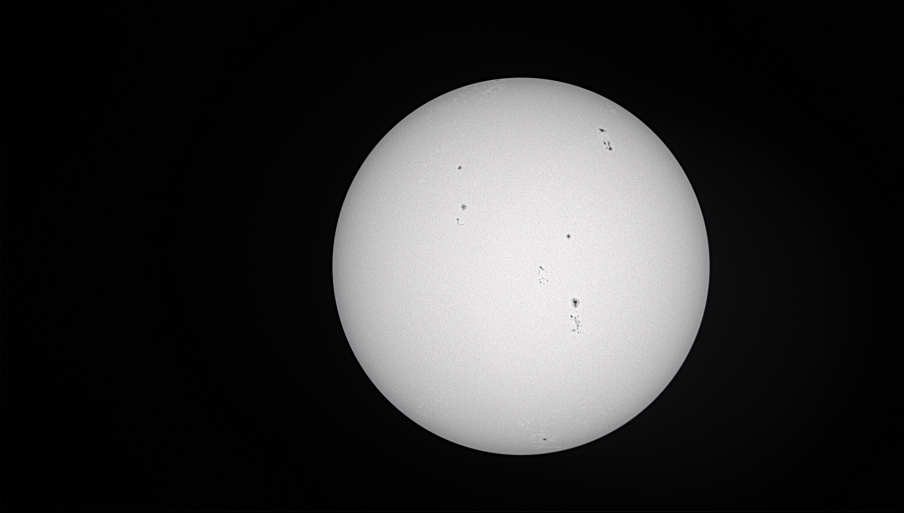
#> input picture sun_rotate/2022_12_15.jpg, 2712 x 1538 px (shown at 1/3 size)
$ python main.py
#> lines starting #> are read from the running program, lines starting #| are printed output that depends on the picture; after the words box and inside, x2 and y2 are one past the last pixel; in counts of white or black regions, pixels touching at a corner belong together
#> in read_imgs, img is the input picture: shape (1538, 2712, 3); mean B, G, R 51.1, 50.9, 51.1
#> in read_imgs, `img = img[ clip_range : img.shape[0] - clip_range, clip_range : img.sh..`:
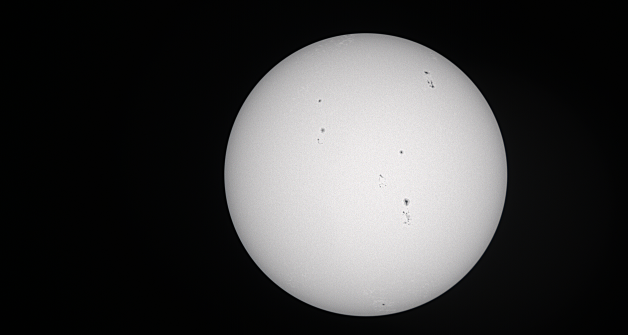
#> img: shape (1338, 2512, 3) (shown at 1/4 size); mean B, G, R 63, 62.7, 63
### utils.py
import numpy as np
import cv2
import sun_data


def read_imgs(paths: str, clip_range: int = 100) -> list:
    imgs: list[np.ndarray] = []
    for path in paths:
        img: np.ndarray = cv2.imread(path)

        if clip_range != 0:
            img = img[
                clip_range : img.shape[0] - clip_range,
                clip_range : img.shape[1] - clip_range,
            ]

        imgs.append(img)
#> pass 2 of the loop in read_imgs, `for path in paths:`:
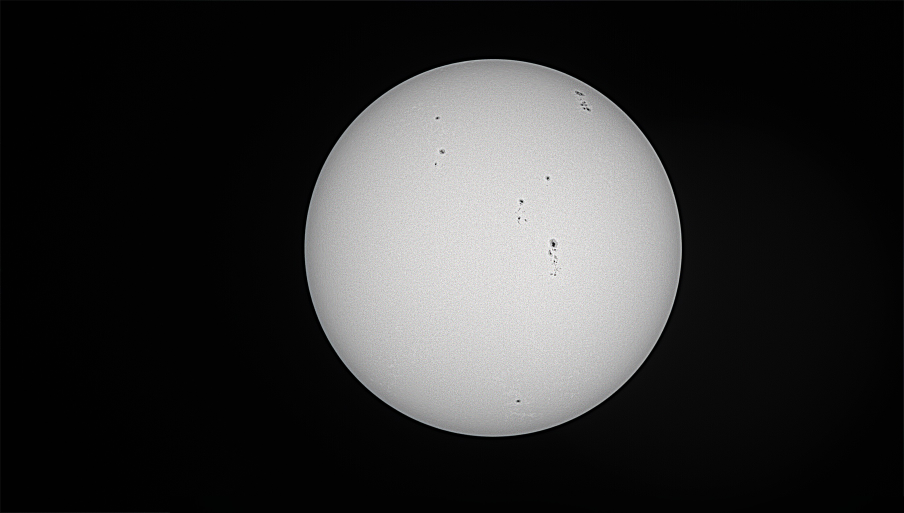
#> input picture sun_rotate/2022_12_16.jpg, 2712 x 1538 px (shown at 1/3 size)
#> in read_imgs, img is the input picture: shape (1538, 2712, 3); mean B, G, R 48.9, 48.9, 49
#> in read_imgs, `img = img[ clip_range : img.shape[0] - clip_range, clip_range : img.sh..`:
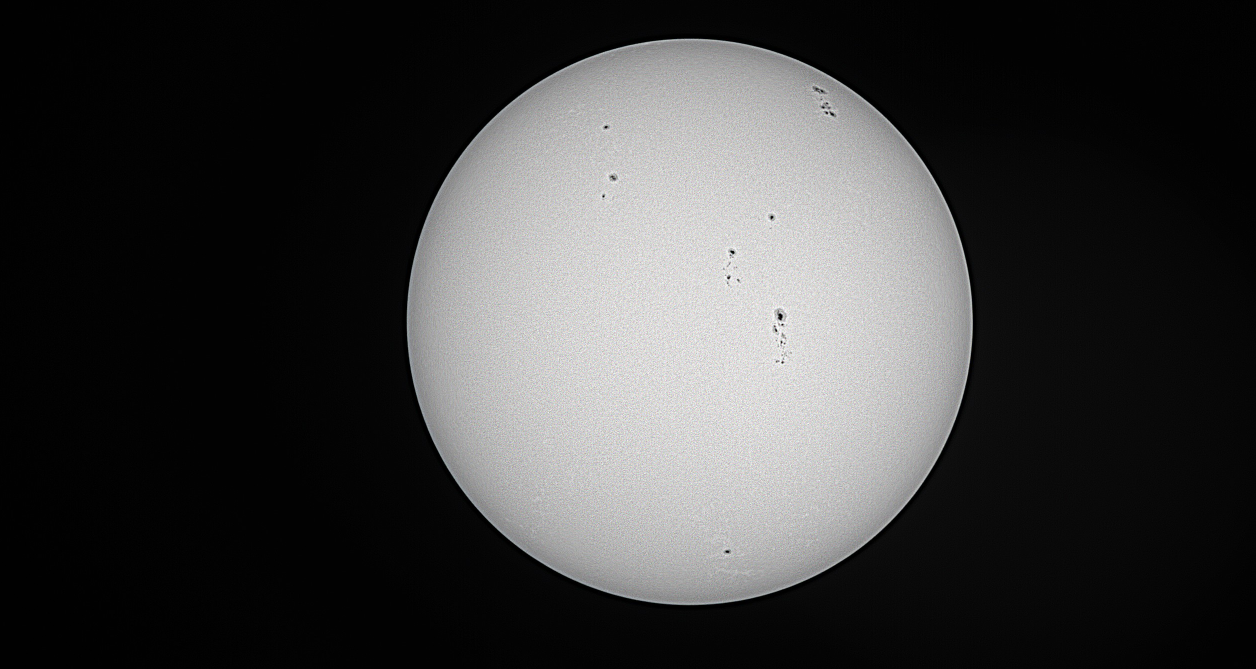
#> img: shape (1338, 2512, 3) (shown at 1/2 size); mean B, G, R 60.1, 60.2, 60.3

    return imgs


def imgs_binarization(imgs: list) -> list:
    imgs_bin: list[np.ndarray] = []
    for img in imgs:
        img_gray: np.ndarray = cv2.cvtColor(img, cv2.COLOR_BGR2GRAY)

        img_bin: np.ndarray = cv2.adaptiveThreshold(
            img_gray,
            255,
            cv2.ADAPTIVE_THRESH_GAUSSIAN_C,
            cv2.THRESH_BINARY,
            51,
            20,
        )

        img_bin = cv2.medianBlur(img_bin, 5)

        imgs_bin.append(img_bin)

    return imgs_bin


def clip_imgs(
    color_imgs: list, bin_imgs: list, size: tuple = (1000, 1000)
) -> tuple:

    cliped_color_imgs: list[np.ndarray] = []
    cliped_bin_imgs: list[np.ndarray] = []

    for imgc, imgb in zip(color_imgs, bin_imgs):
        contours, _ = cv2.findContours(
            ~imgb, cv2.RETR_EXTERNAL, cv2.CHAIN_APPROX_NONE
        )
        x_list: list[int] = []
        y_list: list[int] = []
        for pos in contours[0]:
            x_list.append(pos[0][0])
            y_list.append(pos[0][1])
        upper: int = min(y_list)
        lower: int = max(y_list)
        left: int = min(x_list)
        right: int = max(x_list)

        img_clip: np.ndarray = imgc[upper:lower, left:right]
        img_clip = cv2.resize(img_clip, dsize=size)
        cliped_color_imgs.append(img_clip)

        img_bin_clip: np.ndarray = imgb[upper:lower, left:right]
        img_bin_clip = cv2.resize(img_bin_clip, dsize=size)
        cliped_bin_imgs.append(img_bin_clip)

    return (cliped_color_imgs, cliped_bin_imgs)


def make_annotation(
    contour: list, size: tuple = (1000, 1000)
) -> sun_data.Sunspot:
    x: list(int) = []
    y: list(int) = []
    for pos in contour:
        x.append(pos[0][0])
        y.append(pos[0][1])

    center_x: float = (sum(x) / len(contour)) / size[0]
    center_y: float = (sum(y) / len(contour)) / size[1]
    width: float = (max(x) - min(x)) / size[0]
    height: float = (max(y) - min(y)) / size[1]

    return sun_data.Sunspot(center_x, center_y, width, height)


def detect_sunspots(bin_img: np.ndarray) -> list:
    contours, hierarchy = cv2.findContours(
        bin_img, cv2.RETR_CCOMP, cv2.CHAIN_APPROX_NONE
    )

    sunspots: list = []
    for contour, h in zip(contours, hierarchy[0]):
        if h[3] != -1:
            sunspots.append(contour)

    sunspots_annotation: list[sun_data.Sunspot] = []
    for sunspot in sunspots:
        sunspots_annotation.append(make_annotation(sunspot))

    return sunspots_annotation

### sun_data.py
import copy
import numpy as np
import cv2


class Sunspot:
    def __init__(self, x, y, w, h) -> None:
        self.x: float = x
        self.y: float = y
        self.w: float = w
        self.h: float = h

        self.upperleft: tuple(int, int) = (int(x - w / 2), int(y - h / 2))
        self.lowerright: tuple(int, int) = (int(x + w / 2), int(y + h / 2))

        self.lat: float = None

    def GetPoint(self) -> tuple:
        return (self.x, self.y)

    def GetArea(self) -> tuple:
        return (self.w, self.h)

    def GetUpperLeft(self) -> tuple:
        return self.upperleft

    def GetLowerRight(self) -> tuple:
        return self.lowerright

    def SetLatitudeRad(self, lat) -> None:
        self.lat = lat

    def GetLatitudeRad(self) -> float:
        return self.lat


class Sun:
    def __init__(
        self,
        color_img: np.ndarray,
        bin_img: np.ndarray,
        size: tuple = (1000, 1000),
    ) -> None:
        self.color_img: np.ndarray = color_img
        self.bin_img: np.ndarray = bin_img
        self.size: tuple(int, int) = size
        self.sunspots: list[Sunspot] = []
        self.sunspots_norm: list[Sunspot] = []
        self.drawn_sunspots_img: np.ndarray = color_img.copy()

    def GetColorImage(self) -> np.ndarray:
        return self.color_img

    def GetBinaryImage(self) -> np.ndarray:
        return self.bin_img

    def SetSunspots(self, sunspots_norm: list) -> None:
        self.sunspots_norm += sunspots_norm
        for sunspot_norm in sunspots_norm:
            p: tuple(float, float) = sunspot_norm.GetPoint()
            s: tuple(float, float) = sunspot_norm.GetArea()
            sunspot: Sunspot = Sunspot(
                p[0] * self.size[0],
                p[1] * self.size[1],
                s[0] * self.size[0],
                s[1] * self.size[1],
            )
            self.sunspots.append(sunspot)

    def GetSunspots(self) -> list[Sunspot]:
        return self.sunspots

    def GetSunspotsNorm(self) -> list[Sunspot]:
        return self.sunspots_norm

    def DrawSunspotImage(self, index: int, color: tuple) -> None:
        self.drawn_sunspots_img = cv2.rectangle(
            self.drawn_sunspots_img,
            self.sunspots[index].GetUpperLeft(),
            self.sunspots[index].GetLowerRight(),
            color,
            2,
        )

    # [9 lines left out: function DrawSunspotsImage, not called in this run]

    def GetDrawnSunpotsImage(self) -> np.ndarray:
        return self.drawn_sunspots_img

    def GetImageSize(self) -> tuple:
        return self.size

    def SetSunspotLatitudeRadian(self, index, lad) -> None:
        self.sunspots[index].SetLatitudeRad(lad)
        self.sunspots_norm[index].SetLatitudeRad(lad)

    def GetSunspotLatitudeRadian(self, index) -> float:
        return self.sunspots[index].GetLatitudeRad()


class SunspotsCluster:
    def __init__(self, img: np.ndarray, point: tuple, size=(20, 20)) -> None:
        self.img: np.ndarray = cv2.resize(img, size)
        self.point: tuple(float, float) = point

    def GetImage(self) -> np.ndarray:
        return self.img

    def GetPoint(self) -> tuple:
        return self.point

    def GetPointInteger(self) -> tuple:
        return (int(self.point[0]), int(self.point[1]))

### main.py
import cv2
import numpy as np
import math
import sun_data
import utils
from sklearn.cluster import DBSCAN


def calc_mse(img1: np.ndarray, img2: np.ndarray) -> float:
    error: float = np.sum((img1.astype(float) - img2.astype(float)) ** 2)
    mse: float = error / (float(img1.shape[0] * img1.shape[1]))
    return mse


def make_sun(color_img: np.ndarray, bin_img: np.ndarray) -> sun_data.Sun:
    sun: sun_data.Sun = sun_data.Sun(color_img, bin_img)
    sunspots: list = utils.detect_sunspots(bin_img)
    sun.SetSunspots(sunspots)
    return sun


def main():
    # 画像の読み込み
    img_paths: list[str] = [
        "sun_rotate/2022_12_15.jpg",
        "sun_rotate/2022_12_16.jpg",
    ]
    imgs: list[np.ndarray] = utils.read_imgs(img_paths)
#> imgs = 2 items

    # 二値化
    imgs_bin: list[np.ndarray] = utils.imgs_binarization(imgs)
#> the loop in imgs_binarization, `for img in imgs:` made 2 passes
#> pass 1, in imgs_binarization, `img_bin: np.ndarray = cv2.adaptiveThreshold( img_gray, 255, cv2.ADAPTI..`:
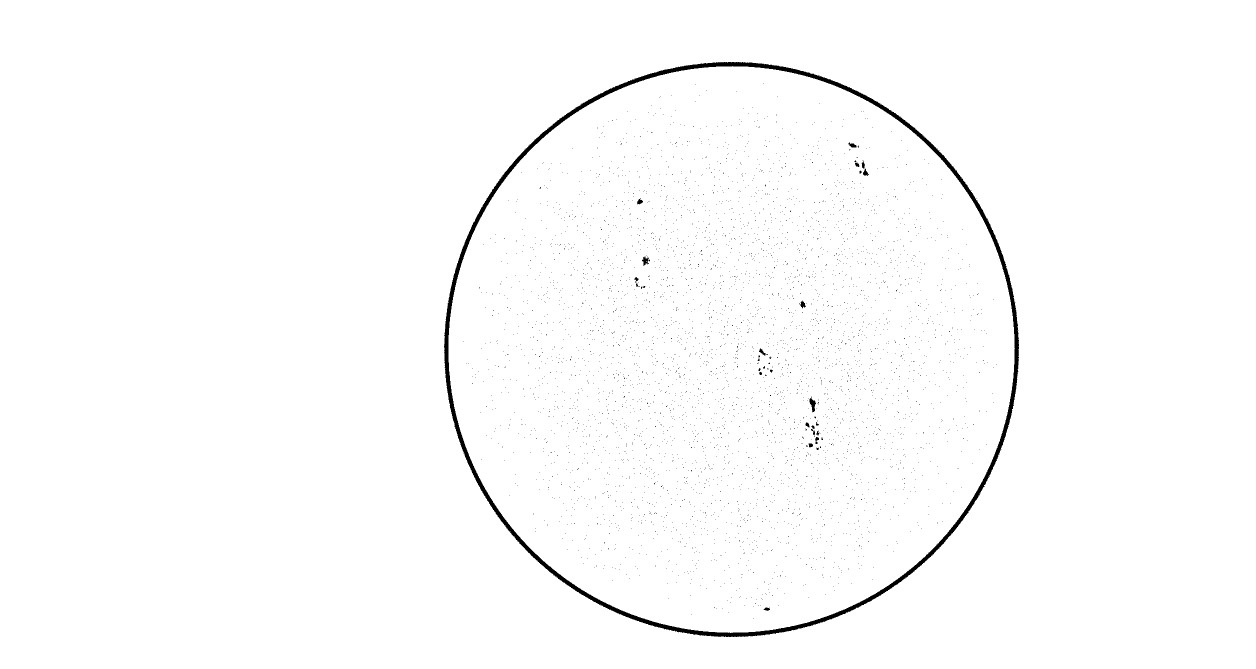
#> img_bin: shape (1338, 2512) (shown at 1/2 size); 98.9% white; 4432 black regions (4409 under 20 px), largest, box (x1, y1, x2, y2) and area: (888, 124, 2038, 1274) 29277, (1619, 796, 1632, 825) 202, (1284, 513, 1298, 531) 139
#> pass 2, in imgs_binarization, `img_gray: np.ndarray = cv2.cvtColor(img, cv2.COLOR_BGR2GRAY)`:
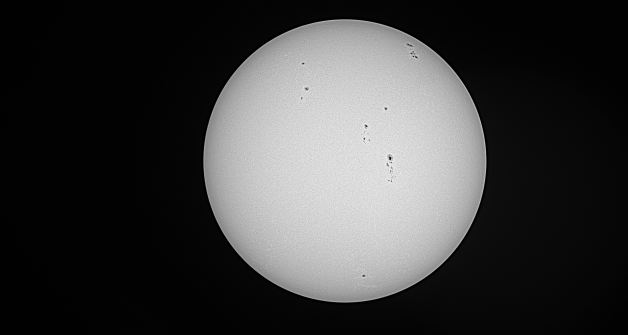
#> img_gray: shape (1338, 2512) (shown at 1/4 size); min 0, max 255, mean 60.2
#> imgs_bin = 2 items

    # 背景の黒い部分をトリミングして正方形にする
    (color_imgs, bin_imgs) = utils.clip_imgs(imgs, imgs_bin)
#> the loop in clip_imgs, `for imgc, imgb in zip(color_imgs, bin_imgs):` made 2 passes
#> (upper, lower, left, right) on passes 1 to 2: (124, 1273, 888, 2037), (68, 1219, 804, 1954)
#> pass 1, in clip_imgs, `img_bin_clip: np.ndarray = imgb[upper:lower, left:right]`:
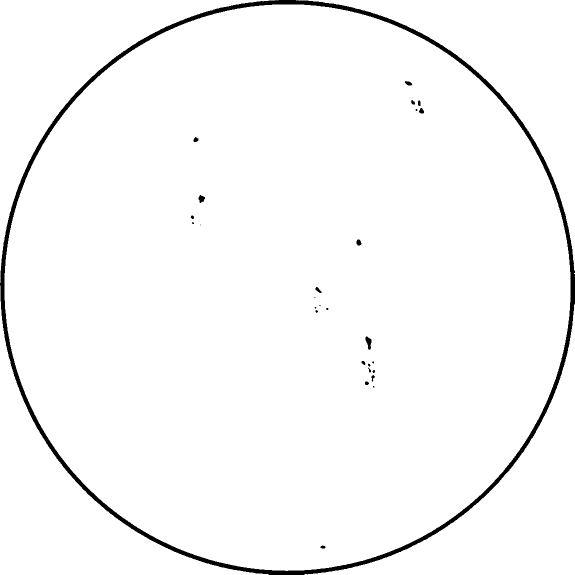
#> img_bin_clip: shape (1149, 1149) (shown at 1/2 size); 97.7% white; 28 black regions (10 under 20 px), largest, box (x1, y1, x2, y2) and area: (0, 0, 1149, 1149) 29231, (731, 673, 743, 700) 195, (397, 390, 410, 406) 135
#> color_imgs = 2 items; bin_imgs = 2 items

    # Sunクラスにまとめる
    suns: list[sun_data.Sun] = []
    for cimg, bimg in zip(color_imgs, bin_imgs):
        sun = make_sun(cimg, bimg)
        suns.append(sun)
#> this loop made 2 passes

    # クラスタリング
    clusters_list: list[list] = []
    for i, sun in enumerate(suns):
        sunspots: list[sun_data.Sunspot] = sun.GetSunspotsNorm()
        points: list[tuple] = []
        for sunspot in sunspots:
            points.append(sunspot.GetPoint())

        color: tuple = np.random.randint(0, 255, (200, 3))
        min_samples: int = 3
        eps: float = 0.2
        dbscan = DBSCAN(min_samples=min_samples, eps=eps)
        clusters: list = dbscan.fit_predict(points)
        clusters_list.append(clusters)

        for j, k in enumerate(clusters):
            sun.DrawSunspotImage(j, color[k].tolist())
#> this loop made 2 passes

    # クラスタリングした範囲を切り抜き
    clusters_sunspots: list[list[sun_data.SunspotsCluster]] = []
    for sun, clusters in zip(suns, clusters_list):
        sunspots: list[sun_data.Sunspot] = sun.GetSunspots()
        cluster_types: list = []
        for cluster in clusters:
            is_resisterd = False
            for i in cluster_types:
                if i == cluster:
                    is_resisterd = True
            if (not (is_resisterd)) and (cluster != -1):
                cluster_types.append(cluster)

        cluster_sunspots: list[sun_data.SunspotsCluster] = []
        for cluster_type in cluster_types:
            sunspots_cluster: list[sun_data.Sunspot] = []
            for sunspot, cluster in zip(sunspots, clusters):
                if cluster == cluster_type:
                    sunspots_cluster.append(sunspot)

            x_list: list[float] = []
            y_list: list[float] = []
            for sunspot in sunspots_cluster:
                point: tuple(float, float) = sunspot.GetPoint()
                area: tuple(float, float) = sunspot.GetArea()
                x_list.append(point[0] + area[0] / 2)
                x_list.append(point[0] - area[0] / 2)
                y_list.append(point[1] + area[1] / 2)
                y_list.append(point[1] - area[1] / 2)
            upper: float = int(min(y_list))
            lower: float = int(max(y_list))
            left: float = int(min(x_list))
            right: float = int(max(x_list))

            clip_cluster: np.ndarray = sun.GetBinaryImage().copy()
            clip_cluster: np.ndarray = clip_cluster[upper:lower, left:right]
            cluster_x: float = (right - left) / 2 + left
            cluster_y: float = (lower - upper) / 2 + upper
            cluster_sunspots.append(
                sun_data.SunspotsCluster(clip_cluster, (cluster_x, cluster_y))
            )

        clusters_sunspots.append(cluster_sunspots)
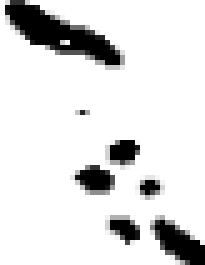
#> clip_cluster: shape (53, 41) (shown 5 times larger); min 0, max 255, mean 223.4

    # 翌日の画像の中から同じ黒点群を探す
    for i, cluster_areas in enumerate(clusters_sunspots[:-1]):
        sun_img: np.ndarray = suns[i].GetDrawnSunpotsImage().copy()
        sun_img_next: np.ndarray = suns[i + 1].GetDrawnSunpotsImage().copy()
        slopes_rad: list[float] = []
        for cluster_area in cluster_areas:
            mse_errors: list = []
            for next_cluster_area in clusters_sunspots[i + 1]:
                mse: float = calc_mse(
                    cluster_area.GetImage(), next_cluster_area.GetImage()
                )
                mse_errors.append(mse)
            minimum_index: int = np.argmin(mse_errors)
            """
            sun_img_next = cv2.line(
                sun_img_next,
                cluster_area.GetPointInteger(),
                clusters_sunspots[i + 1][minimum_index].GetPointInteger(),
                color=(0, 0, 255),
                thickness=2,
            )
            """
            vecter: tuple = np.array(
                clusters_sunspots[i + 1][minimum_index].GetPoint()
            ) - np.array(cluster_area.GetPoint())
            slope: float = np.arctan2(vecter[1], vecter[0])
            slopes_rad.append(slope)

        rad_rotate: float = np.median(slopes_rad)
        slope: float = math.tan(rad_rotate)

        w: int = sun_img.shape[1]
        h: int = sun_img.shape[0]
        p0: tuple(int, int) = (int(-h / 2 / slope + w / 2), 0)
        p1: tuple(int, int) = (
            int((h - h / 2) / slope + w / 2),
            sun_img.shape[1],
        )

        sun_img = cv2.line(sun_img, p0, p1, color=(0, 0, 255), thickness=2)
        sun_img_next = cv2.line(
            sun_img_next, p0, p1, color=(0, 0, 255), thickness=2
        )
#> this loop made 1 pass
#> pass 1, in main, `sun_img = cv2.line(sun_img, p0, p1, color=(0, 0, 255), thickness=2)`:
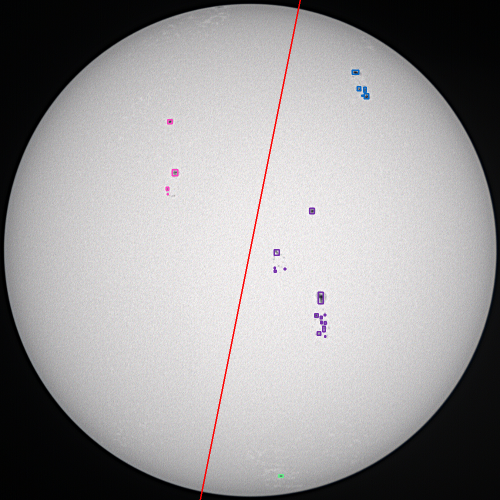
#> sun_img: shape (1000, 1000, 3) (shown at 1/2 size); mean of channels 0, 1, 2 154.4, 153.6, 155.6; drawn as B, G, R
#> pass 1, in main, `sun_img_next = cv2.line( sun_img_next, p0, p1, color=(0, 0, 255), thic..`:
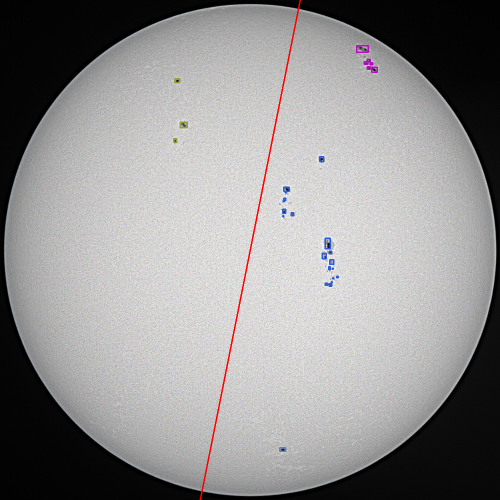
#> sun_img_next: shape (1000, 1000, 3) (shown at 1/2 size); mean of channels 0, 1, 2 145.9, 145.9, 147; drawn as B, G, R

        # result_img: np.ndarray = cv2.hconcat([sun_img, sun_img_next])
        # cv2.imwrite("result/test.jpg", result_img)

    # 黒点の緯度経度を求める
    img_size: tuple(int, int) = suns[0].GetImageSize()
    p0 = (p0[0] / img_size[0], p0[1] / img_size[1])
    p1 = (p1[0] / img_size[0], p1[1] / img_size[1])
    for sun in suns:
        for i, sunspot in enumerate(sun.GetSunspotsNorm()):
            p: tuple(float, float) = sunspot.GetPoint()
            l: float = math.sqrt((p[0] - p0[0]) ** 2 + (p[1] - p0[1]) ** 2)
            cos_theta: float = (
                (p[0] - p0[0]) * (p1[0] - p0[0])
                + (p[1] - p0[1]) * (p1[1] - p0[1])
            ) / (
                math.sqrt((p[0] - p0[0]) ** 2 + (p[1] - p0[1]) ** 2)
                * math.sqrt((p1[0] - p0[0]) ** 2 + (p1[1] - p0[1]) ** 2)
            )
            theta: float = math.acos(cos_theta)
            d: float = l * math.sin(theta)

            latitude: float = math.asin(d / 0.5)
            sun.SetSunspotLatitudeRadian(i, latitude)

        sunspots_test: list[sun_data.Sunspot] = sun.GetSunspotsNorm()
        for sunspot in sunspots_test:
            lat: float = sunspot.GetLatitudeRad()
            print(math.degrees(lat))


if __name__ == "__main__":
    main()
